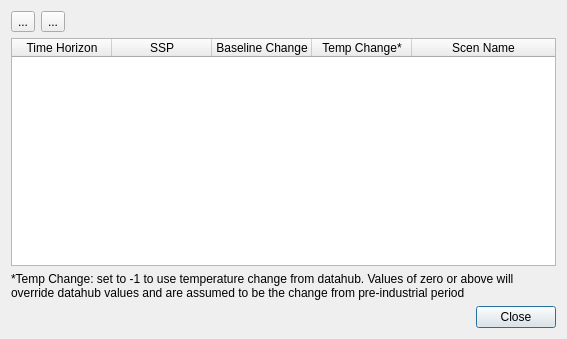
<?xml version="1.0" encoding="UTF-8"?>
<ui version="4.0">
 <class>ARRCCDialog</class>
 <widget class="QDialog" name="ARRCCDialog">
  <property name="geometry">
   <rect>
    <x>0</x>
    <y>0</y>
    <width>567</width>
    <height>339</height>
   </rect>
  </property>
  <property name="windowTitle">
   <string>Climate Change Scenarios</string>
  </property>
  <layout class="QVBoxLayout" name="verticalLayout">
   <item>
    <layout class="QHBoxLayout" name="horizontalLayout">
     <item>
      <widget class="QToolButton" name="btnAdd">
       <property name="text">
        <string>...</string>
       </property>
      </widget>
     </item>
     <item>
      <widget class="QToolButton" name="btnRem">
       <property name="text">
        <string>...</string>
       </property>
      </widget>
     </item>
     <item>
      <spacer name="horizontalSpacer">
       <property name="orientation">
        <enum>Qt::Horizontal</enum>
       </property>
       <property name="sizeHint" stdset="0">
        <size>
         <width>40</width>
         <height>20</height>
        </size>
       </property>
      </spacer>
     </item>
    </layout>
   </item>
   <item>
    <widget class="ArrClimateChangeScenTable" name="table">
     <property name="alternatingRowColors">
      <bool>true</bool>
     </property>
     <attribute name="horizontalHeaderCascadingSectionResizes">
      <bool>false</bool>
     </attribute>
     <attribute name="horizontalHeaderHighlightSections">
      <bool>true</bool>
     </attribute>
     <attribute name="horizontalHeaderShowSortIndicator" stdset="0">
      <bool>false</bool>
     </attribute>
     <attribute name="horizontalHeaderStretchLastSection">
      <bool>true</bool>
     </attribute>
     <attribute name="verticalHeaderVisible">
      <bool>true</bool>
     </attribute>
     <attribute name="verticalHeaderShowSortIndicator" stdset="0">
      <bool>false</bool>
     </attribute>
     <column>
      <property name="text">
       <string>Time Horizon</string>
      </property>
     </column>
     <column>
      <property name="text">
       <string>SSP</string>
      </property>
     </column>
     <column>
      <property name="text">
       <string>Baseline Change</string>
      </property>
     </column>
     <column>
      <property name="text">
       <string>Temp Change*</string>
      </property>
     </column>
     <column>
      <property name="text">
       <string>Scen Name</string>
      </property>
     </column>
    </widget>
   </item>
   <item>
    <widget class="QLabel" name="label">
     <property name="text">
      <string>*Temp Change: set to -1 to use temperature change from datahub. Values of zero or above will override datahub values and are assumed to be the change from pre-industrial period</string>
     </property>
     <property name="wordWrap">
      <bool>true</bool>
     </property>
    </widget>
   </item>
   <item>
    <layout class="QHBoxLayout" name="horizontalLayout_2">
     <item>
      <spacer name="horizontalSpacer_2">
       <property name="orientation">
        <enum>Qt::Horizontal</enum>
       </property>
       <property name="sizeHint" stdset="0">
        <size>
         <width>40</width>
         <height>20</height>
        </size>
       </property>
      </spacer>
     </item>
     <item>
      <widget class="QPushButton" name="pbClose">
       <property name="text">
        <string>Close</string>
       </property>
      </widget>
     </item>
    </layout>
   </item>
  </layout>
 </widget>
 <customwidgets>
  <customwidget>
   <class>ArrClimateChangeScenTable</class>
   <extends>QTableWidget</extends>
   <header>coastalme.ARR2016.arr_cc_table</header>
  </customwidget>
 </customwidgets>
 <resources/>
 <connections/>
</ui>
